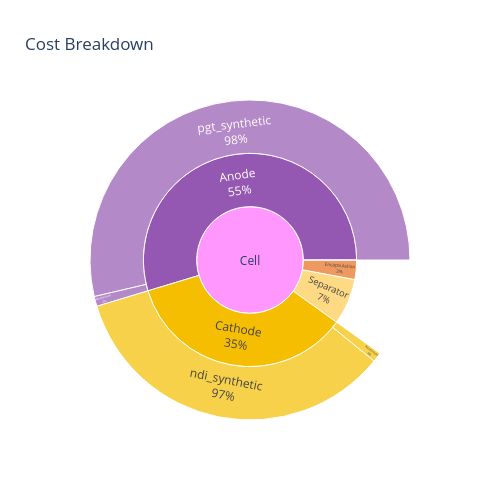

Write notebook code for a chart like this one.
### Code cell
figure = cell.get_cost_breakdown_plot(width=500, height=500)
figure.show()

### Figure 1 — Plotly figure (JSON) as saved in the notebook; plotly's stock layout.template omitted (floating-point values rounded to 4 significant figures)
{"data": [{"branchvalues": "total", "customdata": [["(?)"], ["Anode"], ["Anode"], ["Anode"], ["Cathode"], ["Cathode"], ["Cathode"], ["Electrolyte"], ["Encapsulation"], ["Separator"]], "domain": {"x": [0, 1], "y": [0, 1]}, "hovertemplate": "labels=%{label}<br>cost=%{value}<br>parent=%{parent}<br>id=%{id}<br>level_1=%{customdata[0]}<extra></extra>", "ids": ["Cell", "Cell/Anode/pgt_synthetic", "Cell/Anode/Aluminium", "Cell/Anode", "Cell/Cathode/ndi_synthetic", "Cell/Cathode/Aluminium", "Cell/Cathode", "Cell/Electrolyte", "Cell/Encapsulation", "Cell/Separator"], "labels": ["Cell", "pgt_synthetic", "Aluminium", "Anode", "ndi_synthetic", "Aluminium", "Cathode", "Electrolyte", "Encapsulation", "Separator"], "marker": {"colors": ["#FF97FF", "#9558B2", "#9558B2", "#9558B2", "#F6BE00", "#F6BE00", "#F6BE00", "#3465A4", "#E86E1C", "#FECB52"]}, "name": "", "parents": ["", "Cell/Anode", "Cell/Anode", "Cell", "Cell/Cathode", "Cell/Cathode", "Cell", "Cell", "Cell", "Cell"], "textinfo": "percent parent+label", "type": "sunburst", "values": [5.215, 2.799, 0.052, 2.851, 1.797, 0.05, 1.847, 0.001, 0.152, 0.364]}], "layout": {"height": 500, "legend": {"tracegroupgap": 0}, "title": {"text": "Cost Breakdown"}, "width": 500}}
